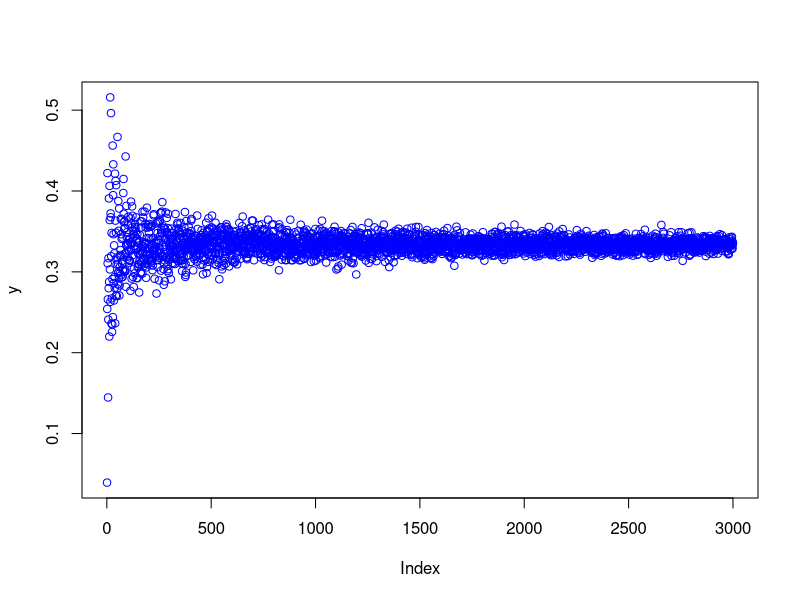
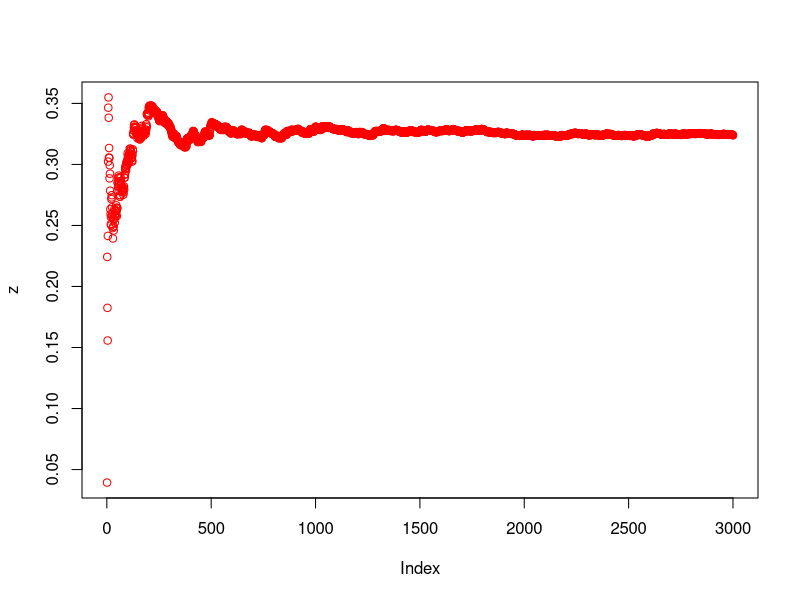
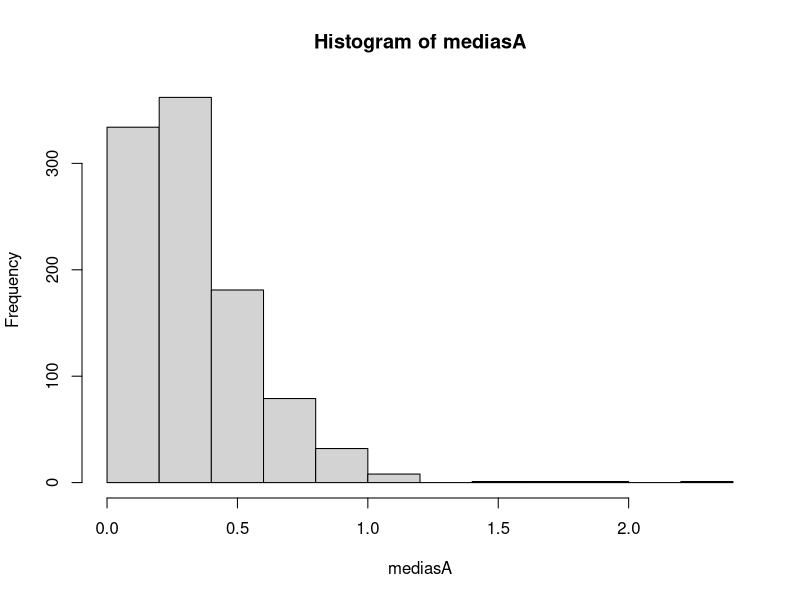
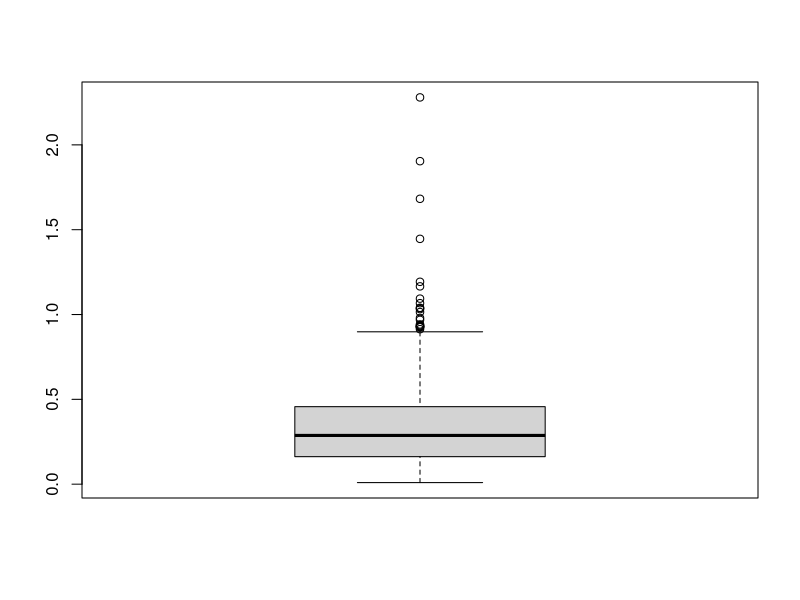
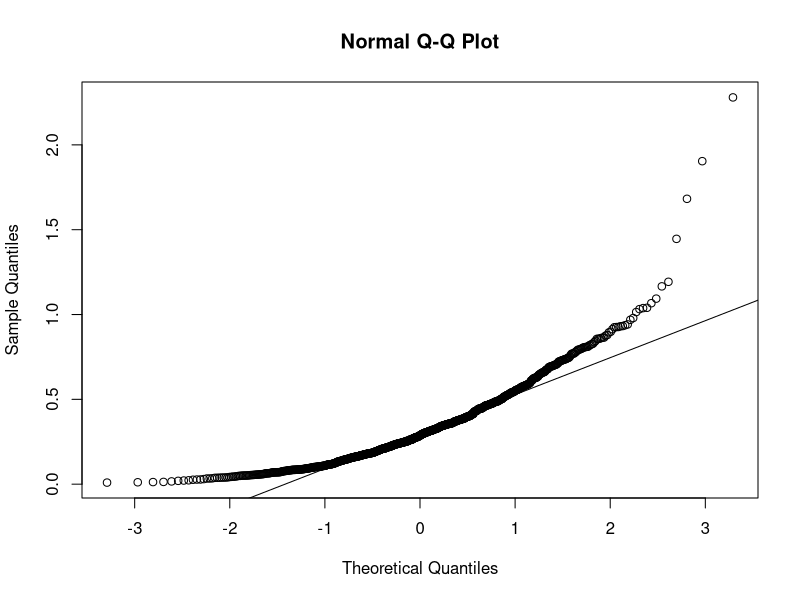
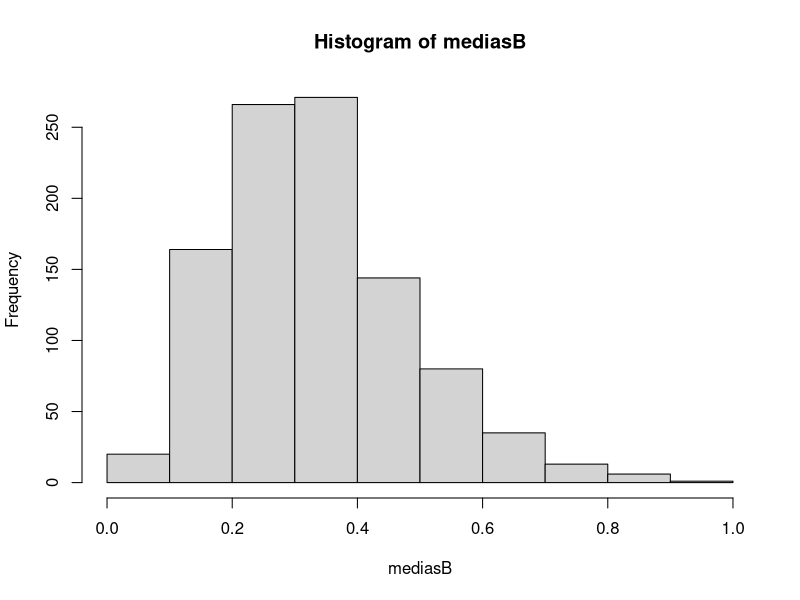
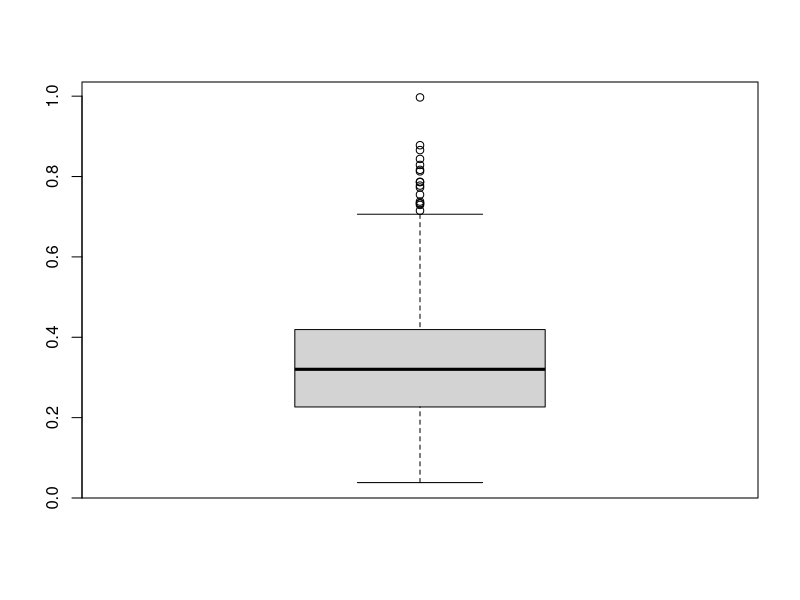
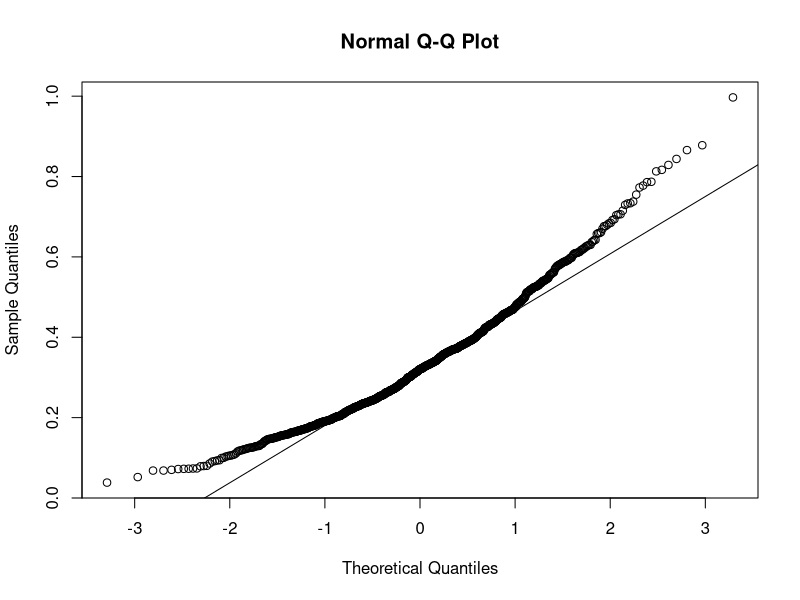

Recreate these plots in R, in order.
## ---- chunk 1
set.seed(1109)
## ---- chunk 2
options(warn=-1)
## ---- chunk 3
funcion.inversa <- function(u, lambda){
  sal <- -1*log(1-u)/lambda
  return(sal)
}
Generar.exponenciales_devolviendo_media <- function(n,lambda){
  U <- runif(n)
  sal <- funcion.inversa(U,lambda)
  return(mean(sal))
}
y <- seq(length = 3000)
for (i in 1:3000){
  y[i] <- Generar.exponenciales_devolviendo_media(i, 3)
}
z <- seq(length = 3000)
for (j in 1:3000){
  set.seed(1109)
  z[j] <- Generar.exponenciales_devolviendo_media(j, 3)
}
## ---- chunk 4
plot(y,col="blue")
## ---- chunk 5
plot(z,col="red")
## ---- chunk 6

## ---- chunk 7
mediasA <- seq(length=1000)
for (j in 1:1000){
x1 <- rexp(1, rate = 3)
x2 <- rexp(1, rate = 3)
mediasA[j] <- (x1+x2)/2
}
## ---- chunk 8
hist(mediasA)
## ---- chunk 9
boxplot(mediasA)
## ---- chunk 10
qqnorm(mediasA)
qqline(mediasA)#La cola del plot
## ---- chunk 11
mediasB <- seq(length = 1000)

for (i in 1:1000){
a <- c(rexp(1, rate = 3), rexp(1, rate = 3), rexp(1, rate = 3), rexp(1, rate = 3), rexp(1, rate = 3))
mediasB[i] = mean(a)
}
## ---- chunk 12
hist(mediasB)
## ---- chunk 13
boxplot(mediasB)
## ---- chunk 14
qqnorm(mediasB)
qqline(mediasB)#La cola del plot
## ---- chunk 15
mediasC1 <- seq(length = 1000) #Acá van con n=30
mediasC2 <-seq(length = 1000) #Acá van con n=500

a <- seq(length = 30)
b <- seq(length = 500)

for (j in 1:1000){
  a <- rexp(30, 3)
  b <- rexp(500, 3)
  mediasC1[j] = mean(a)
  mediasC2[j] = mean(b)
}
## ---- chunk 16
hist(mediasC1)
hist(mediasC2)
## ---- chunk 17
boxplot(mediasC1)
boxplot(mediasC2)
## ---- chunk 18
qqnorm(mediasC1)
qqline(mediasC1)#La cola del plot

qqnorm(mediasC2)
qqline(mediasC2)
## ---- chunk 19
c <- rnorm(1000, 0, 1)
## ---- chunk 20
hist(c)
boxplot(c)
qqnorm(c)
qqline(c)
## ---- chunk 21
boxplot(mediasA,mediasB,mediasC1,mediasC2,c)
## ---- chunk 22
mediaX1 <- mean(mediasA)
varX1 <- var(mediasA)

mediaX2 <- mean(mediasB)
varX2 <- var(mediasB)

mediaX3 <- mean(mediasC1)
varX3 <- var(mediasC1)


mediaX4 <- mean(mediasC2)
varX4 <- var(mediasC2)
## ---- chunk 23
#MediaX1
mediaX1

#varX1
varX1

#MediaX2
mediaX2

#varX2
varX2


#MediaX3
mediaX3

#varX3
varX3


#MediaX4
mediaX4

#varX4
varX4

## ---- chunk 24

#Transformación: (1/3 es la esperanza de la exp(3) )
transformacionA <- (mediaX1 - (1/3))/(sqrt((1/9)/1000))
transformacionA

transformacionB <- (mediaX2 - (1/5))/(sqrt((1/25)/1000))
transformacionB

transformacionC1 <- (mediaX3 - (1/30))/(sqrt((1/900)/1000))
transformacionC1

transformacionC2 <- (mediaX3 - (1/500))/(sqrt((1/250000)/1000))
transformacionC2

boxplot(mediasA, mediasB, mediasC1, mediasC2)

qqnorm(mediasA)
qqline(mediasA)

qqnorm(mediasB)
qqline(mediasB)

qqnorm(mediasC1)
qqline(mediasC1)

qqnorm(mediasC2)
qqline(mediasC2)
## ---- chunk 25
hist(mediasA, freq = FALSE, xlim = c(-10, 130), ylim = c(0, 0.01))
curve(dnorm(x, mean=0, sd=1), add=TRUE, col="darkblue", lwd=2)
## ---- chunk 26
hist(mediasA, freq = FALSE, xlim = c(-10, 130), ylim = c(0, 0.4))
curve(dnorm(x, mean=0, sd=1), add=TRUE, col="darkblue", lwd=2)
## ---- chunk 27
hist(mediasB, freq = FALSE, xlim = c(-10, 120))
curve(dnorm(x, mean=0, sd=1), add=TRUE, col="darkblue", lwd=2)
## ---- chunk 28
hist(mediasC1, freq = FALSE, col = "grey", ylim = c(0, 0.4))
curve(dnorm(x, mean=111, sd=1), add=TRUE, col="darkblue", lwd=2)
## ---- chunk 29
hist(mediasC2, freq = FALSE, col = "grey", xlim = c(109, 113))
curve(dnorm(x, mean=111, sd=1), add=TRUE, col="darkblue", lwd=2)
## ---- chunk 30
y <- seq(length = 3000)
for (i in 1:3000){
  y[i] <- rbinom(5,size=i,prob=1/9) 
}
z <- seq(length = 3000)
for (j in 1:3000){
  set.seed(1109)
  z[j] <- mean(rbinom(5,size=j,prob=1/9))
}

plot(y,col="blue")
plot(z,col="red")
## ---- chunk 31
#a)
mediasA <- seq(length=1000)
for (j in 1:1000){
  x1 <- rbinom(5,size=j, prob=1/9)
  x2 <- rbinom(5,size=j, prob=1/9)
  mediasA[j] <- (x1+x2)/2
}
## ---- chunk 32
#Histograma
hist(mediasA)

#Boxplot
boxplot(mediasA)

#Q-Q Plot
qqnorm(mediasA)
qqline(mediasA)#La cola del plot
## ---- chunk 33
mediasB <- seq(length = 1000)

for (i in 1:1000){
  a <- c(rbinom(10,size=i, prob=1/9), rbinom(10,size=i, prob=1/9), rbinom(10,size=i, prob=1/9), rbinom(10,size=i, prob=1/9), rbinom(10,size=i, prob=1/9))
  mediasB[i] = mean(a)
}
## ---- chunk 34
#Histograma
hist(mediasB)

#Boxplot
boxplot(mediasB)

#Q-Q Plot
qqnorm(mediasB)
qqline(mediasB)#La cola del plot
## ---- chunk 35
mediasC1 <- seq(length = 1000) #Acá van con n=30
mediasC2 <-seq(length = 1000) #Acá van con n=500

a <- seq(length = 30)
b <- seq(length = 500)

for (j in 1:1000){
  a <- rbinom(30,size=i, prob=1/9)
  b <- rbinom(500,size=i, prob=1/9)
  mediasC1[j] = mean(a)
  mediasC2[j] = mean(b)
}
## ---- chunk 36
#Histograma
hist(mediasC1)
hist(mediasC2)

#Boxplot
boxplot(mediasC1)
boxplot(mediasC2)

#Q-Q Plot
qqnorm(mediasC1)
qqline(mediasC1)#La cola del plot

qqnorm(mediasC2)
qqline(mediasC2)
## ---- chunk 37
#d)
c <- rnorm(1000, 0, 1)
hist(c)
boxplot(c)
qqnorm(c)
qqline(c)
## ---- chunk 38
boxplot(mediasA,mediasB,mediasC1,mediasC2,c)
## ---- chunk 39
mediaX1 <- mean(mediasA)
varX1 <- var(mediasA)

mediaX2 <- mean(mediasB)
varX2 <- var(mediasB)

mediaX3 <- mean(mediasC1)
varX3 <- var(mediasC1)

mediaX4 <- mean(mediasC2)
varX4 <- var(mediasC2)
## ---- chunk 40
#mediaX1
mediaX1
#varX1
varX1

#mediaX2
mediaX2
#varX2
varX2

#mediaX3
mediaX3
#varX3
varX3

#mediaX4
mediaX4
#varX4
varX4
## ---- chunk 41
#Transformación: (np es la esperanza es decir 5*1/9== 5/9 )
transformacionA <- (mediaX1 - (5/9))/(sqrt((25/81)/1000))
transformacionA

transformacionB <- (mediaX2 - (10/9))/(sqrt((100/81)/1000))
transformacionB
transformacionC1 <- (mediaX3 - (30/9))/(sqrt((900/81)/1000))
transformacionC1

transformacionC2 <- (mediaX3 - (500/9))/(sqrt((250000/81)/1000))
transformacionC2
## ---- chunk 42
boxplot(mediasA, mediasB, mediasC1, mediasC2)

qqnorm(mediasA)
qqline(mediasA)

qqnorm(mediasB)
qqline(mediasB)

qqnorm(mediasC1)
qqline(mediasC1)

qqnorm(mediasC2)
qqline(mediasC2)
## ---- chunk 43
hist(mediasA, freq = FALSE, xlim = c(-10, 100), ylim = c(0, 0.5))
curve(dnorm(x, mean=0, sd=1), add=TRUE, col="darkblue", lwd=2)
## ---- chunk 44
hist(mediasA, freq = FALSE, xlim = c(-10, 100), ylim = c(0, 0.03))
curve(dnorm(x, mean=0, sd=1), add=TRUE, col="darkblue", lwd=2)
## ---- chunk 45
hist(mediasB, freq = FALSE, xlim = c(-10, 120))
curve(dnorm(x, mean=0, sd=1), add=TRUE, col="darkblue", lwd=2)
## ---- chunk 46
hist(mediasC1, freq = FALSE, col = "grey", ylim = c(0, 0.4))
#111.1069 es la media muestral de eso. Lo estoy poniendo para que quede superpuesto, si hubiera puesto
#la Normal(0,1) hubiera quedado en otro lado del gráfico. Acá solo la desplacé un poco para que quede más lindo.
curve(dnorm(x, mean=111.1069, sd=1), add=TRUE, col="darkblue", lwd=2)
## ---- chunk 47
hist(mediasC2, freq = FALSE, col = "grey", xlim = c(108, 114))
curve(dnorm(x, mean=111.0976, sd=1), add=TRUE, col="darkblue", lwd=2)
## ---- chunk 48
knitr::opts_chunk$set(echo = TRUE)
## ---- chunk 49
summary(cars)
## ---- chunk 50
plot(pressure)
